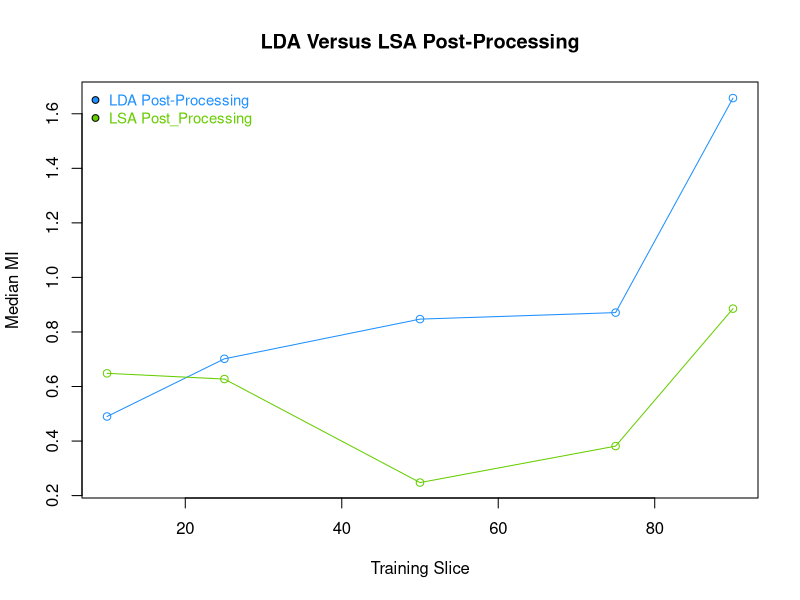

Source code (R):
x_axis = c(10,25,50,75,90)
lsaPostproc = c(0.6483, 0.6273, 0.2478, 0.3815, 0.8855)
ldaPostproc = c(0.4901, 0.7016, 0.8471, 0.8710, 1.6575)

plot(x_axis, ldaPostproc, main="LDA Versus LSA Post-Processing", col="dodgerblue1", xlab="Training Slice", ylab="Median MI", ylim=c(0.2477,1.66))
lines(x_axis, ldaPostproc, col="dodgerblue1")
points(x_axis,lsaPostproc, col="chartreuse3")
lines(x_axis, lsaPostproc, col="chartreuse3")

legend("topleft", cex=0.9, bty="n", legend=c("LDA Post-Processing", "LSA Post_Processing"), text.col=c("dodgerblue1", "chartreuse3"), pt.bg=c("dodgerblue1", "chartreuse3"), pch=c(21,21))